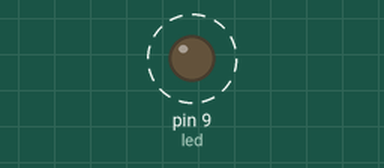
This sketch was run on a simulated Arduino Uno, built with avr-gcc and run on an emulated ATmega328P. Parts: output pins drawn as LEDs (lit = HIGH). Dashed ring = blinking.

Above: at 0.2 s.
Timing chart, 0 to 3.0 s (numbered marks = the images above):
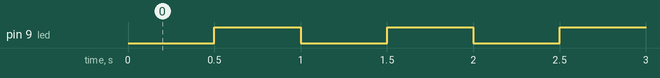

The sketch:

PWM3.ino
```cpp
#define led 9

void setup() {
  pinMode(led, OUTPUT);

  noInterrupts();
  TCCR1A = 0;
  TCCR1B = 0;

  TCNT1 = 34286; // preload timer 65536-16Mhz/256/2Hz
  TCCR1B |= (1<<CS12);
  TIMSK1 |= (1<<TOIE1); //overflow interrupt
  interrupts();

}

ISR(TIMER1_OVF_vect) {
  TCNT1 = 34286;
  digitalWrite(led, digitalRead(led) ^ 1);
}

void loop() {

}
```

Measured:
- by itself, pin 9 (led): alternates HIGH for 0.50 s and LOW for 0.50 s
